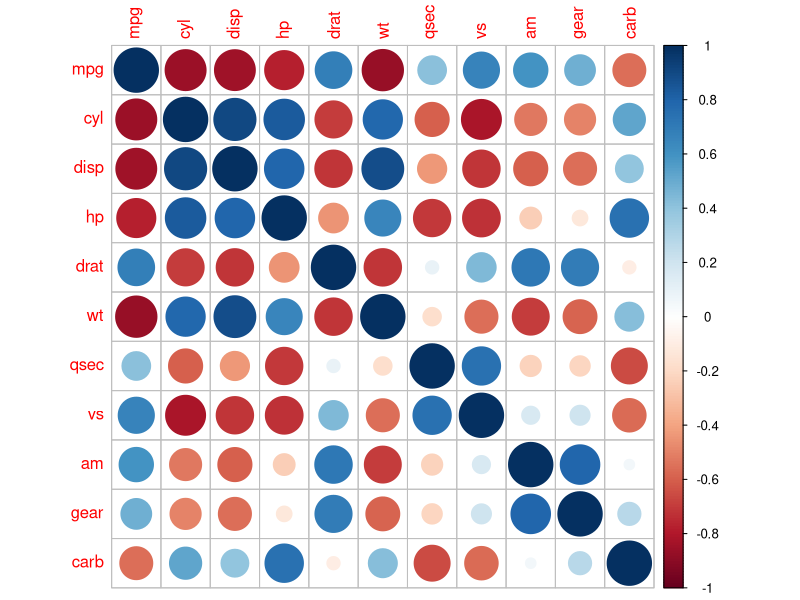
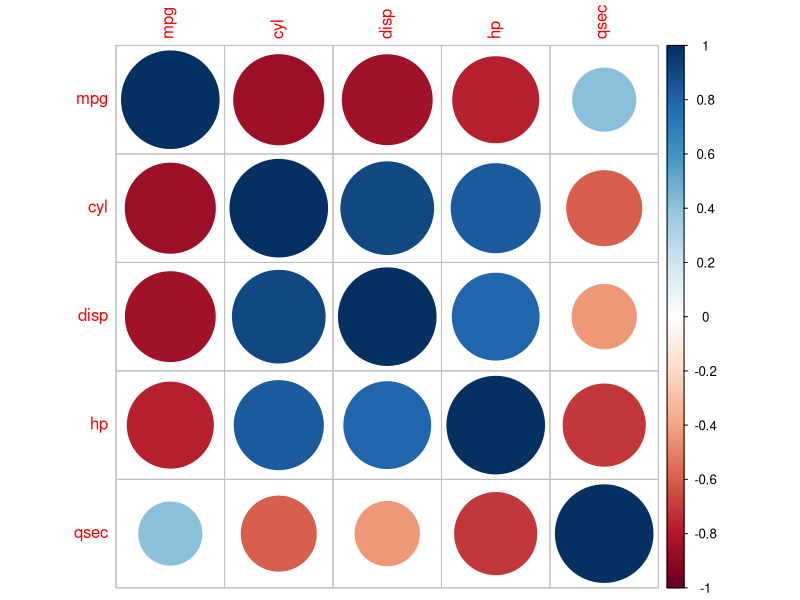
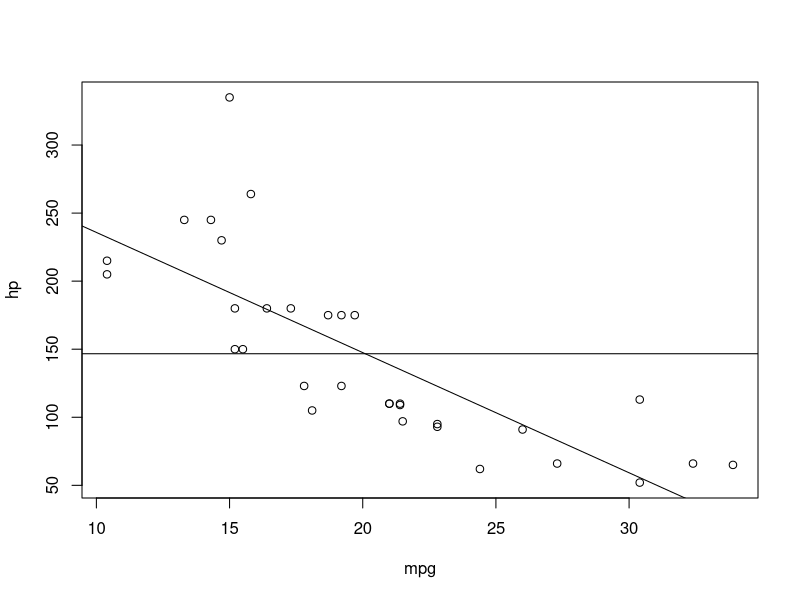
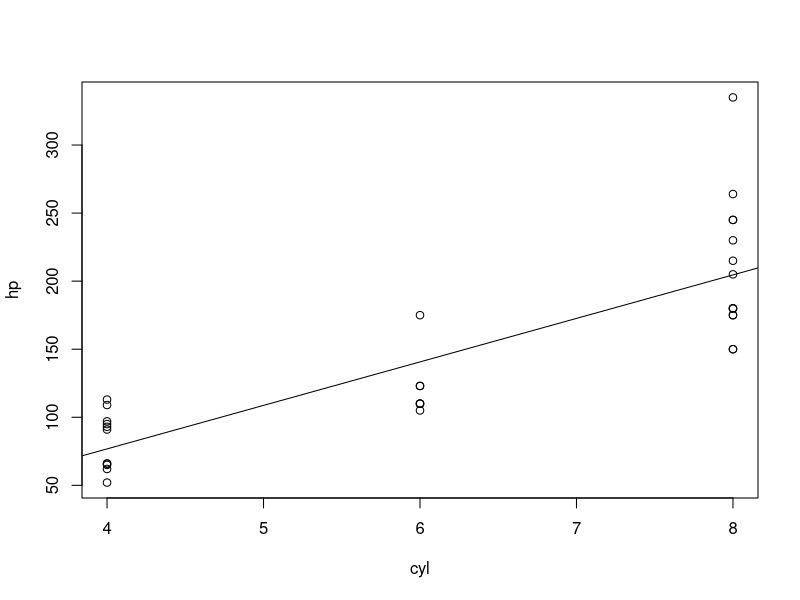
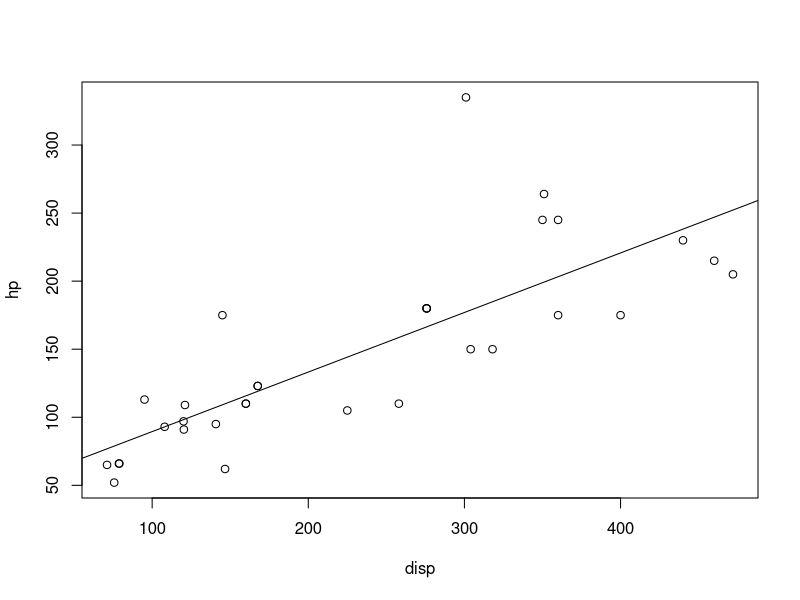
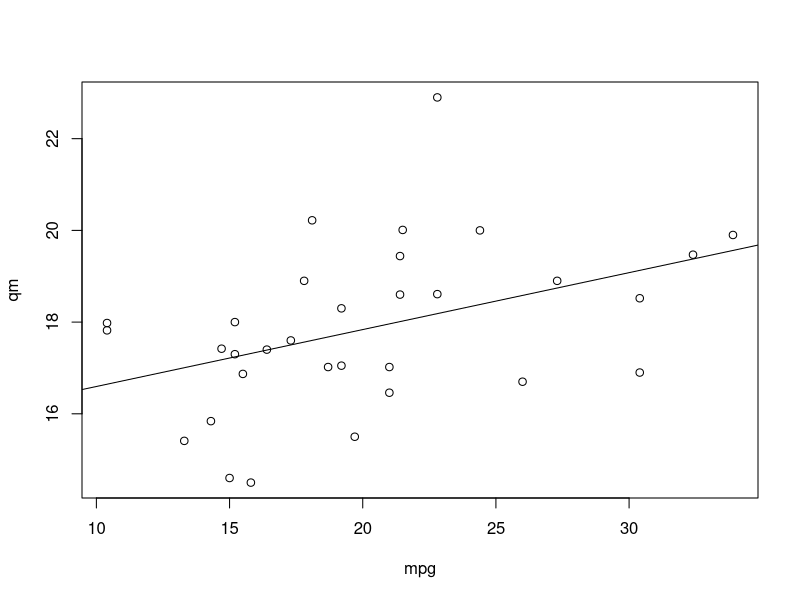
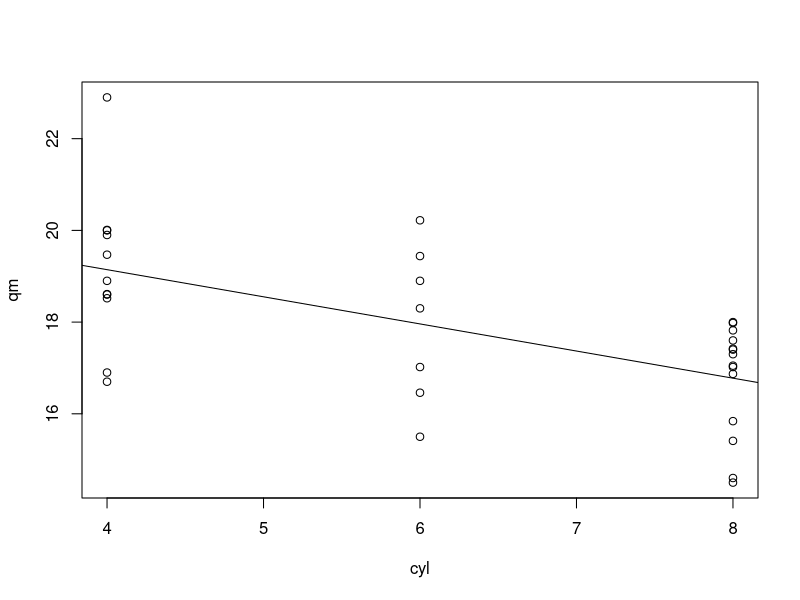
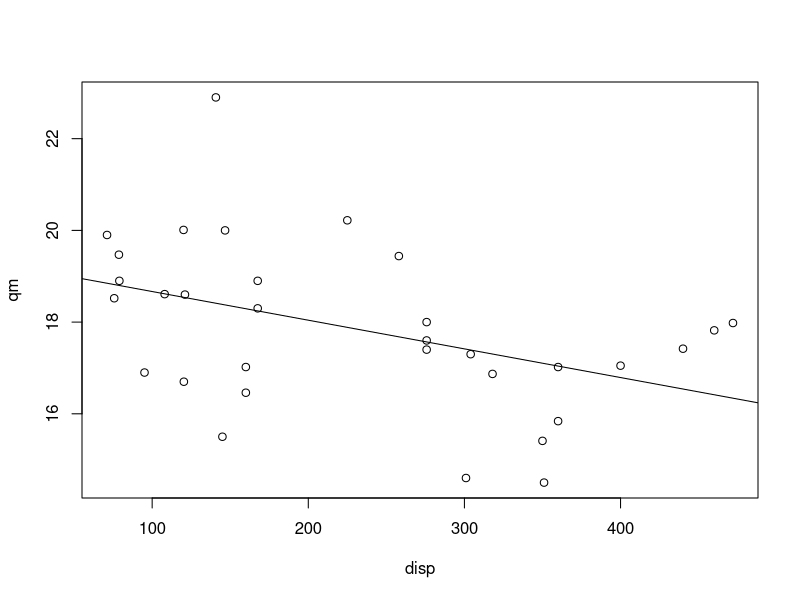

These figures' R source, in order: (Note: this script raises an error after producing the figures.)
# The calls to mtcars and write.table are the main thing needed for the demo.  
# The rest is just me (JKY) messing around.

# Get cars dataset
mtcars
help("mtcars")

# Show pairwise correlations
library(corrplot) 
corrplot(cor(mtcars)) 
corrplot(cor(mtcars[,c("mpg","cyl","disp","hp","qsec")])) 

# Export data
write.table(mtcars, "cars.csv", sep=",", col.names=FALSE, row.names=FALSE)
getwd()

# A bunch of pairwise regression plots
plot(mtcars$mpg, mtcars$hp,  xlab = "mpg", ylab = "hp")
abline(lm(hp~mpg, mtcars))
abline(h = mean(mtcars$hp)) # If there were no relation
plot(mtcars$cyl, mtcars$hp,  xlab = "cyl", ylab = "hp")
abline(lm(hp~cyl, mtcars))
plot(mtcars$disp, mtcars$hp,  xlab = "disp", ylab = "hp")
abline(lm(hp~disp, mtcars))
plot(mtcars$mpg, mtcars$qsec,  xlab = "mpg", ylab = "qm")
abline(lm(qsec~mpg, mtcars))
plot(mtcars$cyl, mtcars$qsec,  xlab = "cyl", ylab = "qm")
abline(lm(qsec~cyl, mtcars))
plot(mtcars$disp, mtcars$qsec,  xlab = "disp", ylab = "qm")
abline(lm(qsec~disp, mtcars))

# Multivariate multiple regression that parallels the neural network
carmodel <- lm(cbind(hp, qsec) ~ mpg + cyl + disp, data = mtcars)
summary(carmodel)
mean(carmodel$residuals^2) # mse for regression model

# Try again with rescaled data
rescale <- function(x) (x/(max(x)))
mtcars_s <- rescale(mtcars);
carmodel_s <- lm(cbind(hp, qsec) ~ mpg + cyl + disp, data = mtcars_s)
summary(carmodel_s)
mean(carmodel_s$residuals^2) # mse for regression model

# Find max value of every column
apply(mtcars, 2, max)

# Print columns of interest to console
mtcars[,c("hp","qsec")]

# Some linear models
lm1 = lm(hp ~ cyl + disp + mpg, mtcars) 
summary(lm1)
lm2 = lm(hp ~ cyl, mtcars)
summary(lm2)
lm3 = lm(hp ~ disp, mtcars)
summary(lm3)
lm4 = lm(hp ~ mpg, mtcars)
summary(lm4)

# Check collinearity using VIF
library(car)
vif(carmodel)
carmodel_all <- lm(wt ~ ., data = mtcars)
vif(carmodel_all)
carmodel <- lm(wt ~ mpg + am + vs, data = mtcars)
vif(carmodel)
carmodel <- lm(qsec ~ mpg + am + vs, data = mtcars)
vif(carmodel)
carmodel <- lm(cbind(wt,qsec) ~ mpg + am + vs, data = mtcars)
summary(carmodel)
